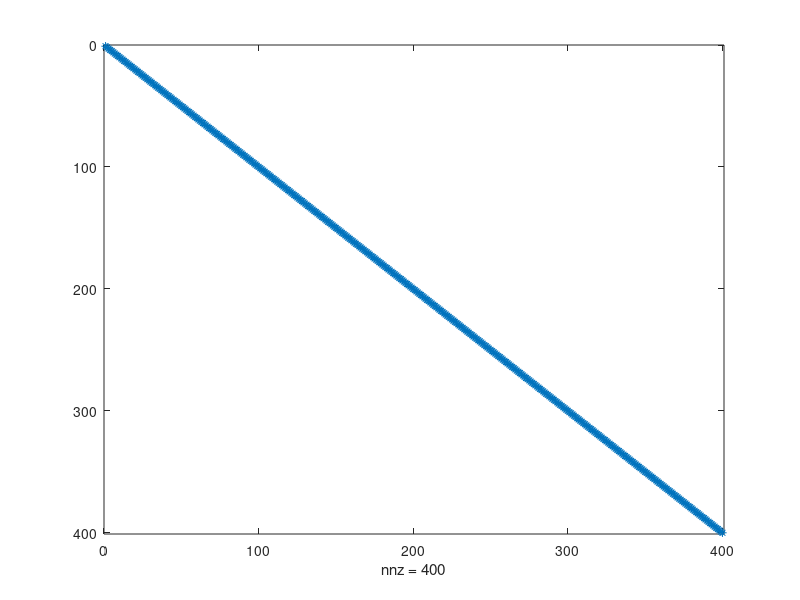
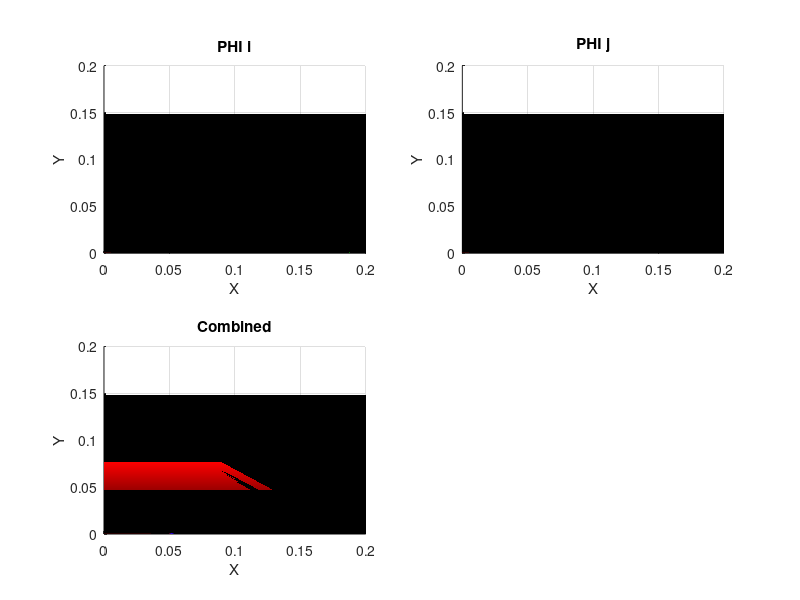

The MATLAB source for these figures, in order: (Note: this script raises an error after producing the figures.)
clear all;
close all hidden;
clc;

% MODEL PARAMETERS
model.Lx = 0.2;
model.Ly = 0.15;

% SIMULATION PARAMETERS
par.rx = 20;
par.ry = 20;
par.r = par.rx*par.ry;
par.Nx = 100;
par.Ny = 100;
par.dx = model.Lx/(par.Nx-1);
par.dy = model.Ly/(par.Ny-1);

vect.x = (0:par.dx:model.Lx)';
vect.y = (0:par.dy:model.Ly)';

%x harmonics
phix = zeros(par.Nx,par.rx);
phix(:,1) = 1/sqrt(model.Lx);
for k = 2:par.rx
    phix(:,k) = sqrt(2/model.Lx)*cos(((k-1)*pi*vect.x)/(model.Lx));
end

%y harmonics
phiy = zeros(par.Ny,par.ry);
phiy(:,1) = 1/sqrt(model.Ly);
for l = 2:par.ry
    phiy(:,l) = sqrt(2/model.Ly)*cos(((l-1)*pi*vect.y)/(model.Ly));
end

%xy harmonics
phi.xy = zeros(par.Ny,par.Nx,par.r);
for l = 1:par.ry
    for k = 1:par.rx
        i = ((l-1)*par.rx)+k;
        phi.xy(:,:,i) = phiy(:,l)*phix(:,k)';
    end
end

phi.xy = reshape(phi.xy,[par.Nx*par.Ny,par.r]);

Orthonormal = phi.xy'*phi.xy*par.dx*par.dy;
Orthonormal(Orthonormal <= 0.1) = 0;
spy(Orthonormal);

phi.xy = reshape(phi.xy,[par.Nx,par.Ny,par.r]);
figure(2);
set(2,'Position',[100 200 800 800]);
subplot(221);
surfploti = surf('linestyle','none','FaceColor','interp');
set(surfploti,'XData', vect.x, 'YData', vect.y ,'ZData', phi.xy(:,:,1));
xlabel('X');
ylabel('Y');
zlabel('PHI i');
title('PHI i');
view(0,90);

subplot(222);
surfplotj = surf('linestyle','none','FaceColor','interp');
set(surfplotj,'XData', vect.x, 'YData', vect.y ,'ZData', phi.xy(:,:,1));
xlabel('X');
ylabel('Y');
zlabel('PHI j');
title('PHI j');
view(0,90);

combinedaxis = subplot(223);
surfplotij = surf('linestyle','none','FaceColor','interp');
set(surfplotij,'XData', vect.x, 'YData', vect.y ,'ZData', phi.xy(:,:,1));
xlabel('X');
ylabel('Y');
zlabel('Z');
title('Combined');
view(0,90);

while 1
    i = input('Basisfunction index i = ');
    j = input('Basisfunction index j = ');
    disp('-----------------------------');
    set(surfploti,'ZData', phi.xy(:,:,i));
    set(surfplotj,'ZData', phi.xy(:,:,j));
    set(surfplotij,'ZData', phi.xy(:,:,i).*phi.xy(:,:,j)*par.dx*par.dy);
    combinedsum = string(sum(phi.xy(:,:,i).*phi.xy(:,:,j)*par.dx*par.dy,'all'));
    title(combinedaxis,'Combined = '+combinedsum);
    drawnow();
end

